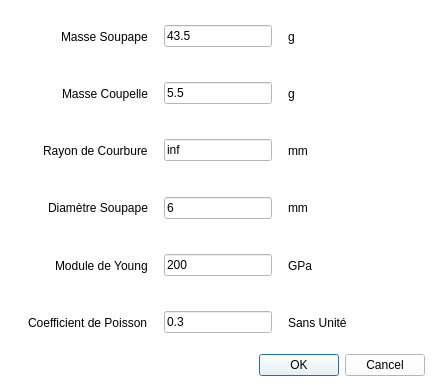
<?xml version="1.0" encoding="UTF-8"?>
<ui version="4.0">
 <class>SoupapeDialog</class>
 <widget class="QDialog" name="SoupapeDialog">
  <property name="geometry">
   <rect>
    <x>0</x>
    <y>0</y>
    <width>436</width>
    <height>387</height>
   </rect>
  </property>
  <property name="windowTitle">
   <string>Dialog</string>
  </property>
  <property name="styleSheet">
   <string notr="true">background-color: rgb(255, 255, 255);</string>
  </property>
  <layout class="QVBoxLayout" name="verticalLayout">
   <item>
    <widget class="QWidget" name="msoupWidget" native="true">
     <layout class="QHBoxLayout" name="horizontalLayout">
      <item alignment="Qt::AlignRight">
       <widget class="QLabel" name="msoupLabel">
        <property name="text">
         <string>Masse Soupape</string>
        </property>
       </widget>
      </item>
      <item alignment="Qt::AlignHCenter">
       <widget class="QLineEdit" name="msoupEdit">
        <property name="text">
         <string>43.5</string>
        </property>
       </widget>
      </item>
      <item alignment="Qt::AlignLeft">
       <widget class="QLabel" name="msoupUnitLabel">
        <property name="text">
         <string>g</string>
        </property>
       </widget>
      </item>
     </layout>
    </widget>
   </item>
   <item>
    <widget class="QWidget" name="mcoupelleWidget" native="true">
     <layout class="QHBoxLayout" name="horizontalLayout_2">
      <item alignment="Qt::AlignRight">
       <widget class="QLabel" name="mcoupLabel">
        <property name="text">
         <string>Masse Coupelle</string>
        </property>
       </widget>
      </item>
      <item alignment="Qt::AlignHCenter">
       <widget class="QLineEdit" name="mcoupEdit">
        <property name="text">
         <string>5.5</string>
        </property>
       </widget>
      </item>
      <item alignment="Qt::AlignLeft">
       <widget class="QLabel" name="mcoupUnitLabel">
        <property name="text">
         <string>g</string>
        </property>
       </widget>
      </item>
     </layout>
    </widget>
   </item>
   <item>
    <widget class="QWidget" name="rsWidget" native="true">
     <layout class="QHBoxLayout" name="horizontalLayout_3">
      <item alignment="Qt::AlignRight">
       <widget class="QLabel" name="rsLabel">
        <property name="text">
         <string>Rayon de Courbure</string>
        </property>
       </widget>
      </item>
      <item alignment="Qt::AlignHCenter">
       <widget class="QLineEdit" name="rsEdit">
        <property name="text">
         <string>inf</string>
        </property>
       </widget>
      </item>
      <item alignment="Qt::AlignLeft">
       <widget class="QLabel" name="rsUnitLabel">
        <property name="text">
         <string>mm</string>
        </property>
       </widget>
      </item>
     </layout>
    </widget>
   </item>
   <item>
    <widget class="QWidget" name="dsoupWidget" native="true">
     <layout class="QHBoxLayout" name="horizontalLayout_7">
      <item alignment="Qt::AlignRight">
       <widget class="QLabel" name="dsoupLabel">
        <property name="text">
         <string>Diamètre Soupape</string>
        </property>
       </widget>
      </item>
      <item alignment="Qt::AlignHCenter">
       <widget class="QLineEdit" name="dsoupEdit">
        <property name="text">
         <string>6</string>
        </property>
       </widget>
      </item>
      <item alignment="Qt::AlignLeft">
       <widget class="QLabel" name="dsoupUnitLabel">
        <property name="text">
         <string>mm</string>
        </property>
       </widget>
      </item>
     </layout>
    </widget>
   </item>
   <item>
    <widget class="QWidget" name="youngWidget" native="true">
     <layout class="QHBoxLayout" name="horizontalLayout_4">
      <item alignment="Qt::AlignRight">
       <widget class="QLabel" name="youngLabel">
        <property name="text">
         <string>Module de Young</string>
        </property>
       </widget>
      </item>
      <item alignment="Qt::AlignHCenter">
       <widget class="QLineEdit" name="youngEdit">
        <property name="text">
         <string>200</string>
        </property>
       </widget>
      </item>
      <item alignment="Qt::AlignLeft">
       <widget class="QLabel" name="youngUnitLabel">
        <property name="text">
         <string>GPa</string>
        </property>
       </widget>
      </item>
     </layout>
    </widget>
   </item>
   <item>
    <widget class="QWidget" name="poissonWidget" native="true">
     <layout class="QHBoxLayout" name="horizontalLayout_5">
      <item alignment="Qt::AlignRight">
       <widget class="QLabel" name="poissonLabel">
        <property name="text">
         <string>Coefficient de Poisson</string>
        </property>
       </widget>
      </item>
      <item alignment="Qt::AlignHCenter">
       <widget class="QLineEdit" name="poissonEdit">
        <property name="text">
         <string>0.3</string>
        </property>
       </widget>
      </item>
      <item>
       <widget class="QLabel" name="poissonUnitLabel">
        <property name="text">
         <string>Sans Unité</string>
        </property>
       </widget>
      </item>
     </layout>
    </widget>
   </item>
   <item>
    <widget class="QDialogButtonBox" name="buttonBox">
     <property name="orientation">
      <enum>Qt::Horizontal</enum>
     </property>
     <property name="standardButtons">
      <set>QDialogButtonBox::Cancel|QDialogButtonBox::Ok</set>
     </property>
    </widget>
   </item>
  </layout>
 </widget>
 <resources>
  <include location="resources/resources.qrc"/>
 </resources>
 <connections>
  <connection>
   <sender>buttonBox</sender>
   <signal>accepted()</signal>
   <receiver>SoupapeDialog</receiver>
   <slot>accept()</slot>
   <hints>
    <hint type="sourcelabel">
     <x>248</x>
     <y>254</y>
    </hint>
    <hint type="destinationlabel">
     <x>157</x>
     <y>274</y>
    </hint>
   </hints>
  </connection>
  <connection>
   <sender>buttonBox</sender>
   <signal>rejected()</signal>
   <receiver>SoupapeDialog</receiver>
   <slot>reject()</slot>
   <hints>
    <hint type="sourcelabel">
     <x>316</x>
     <y>260</y>
    </hint>
    <hint type="destinationlabel">
     <x>286</x>
     <y>274</y>
    </hint>
   </hints>
  </connection>
 </connections>
</ui>
